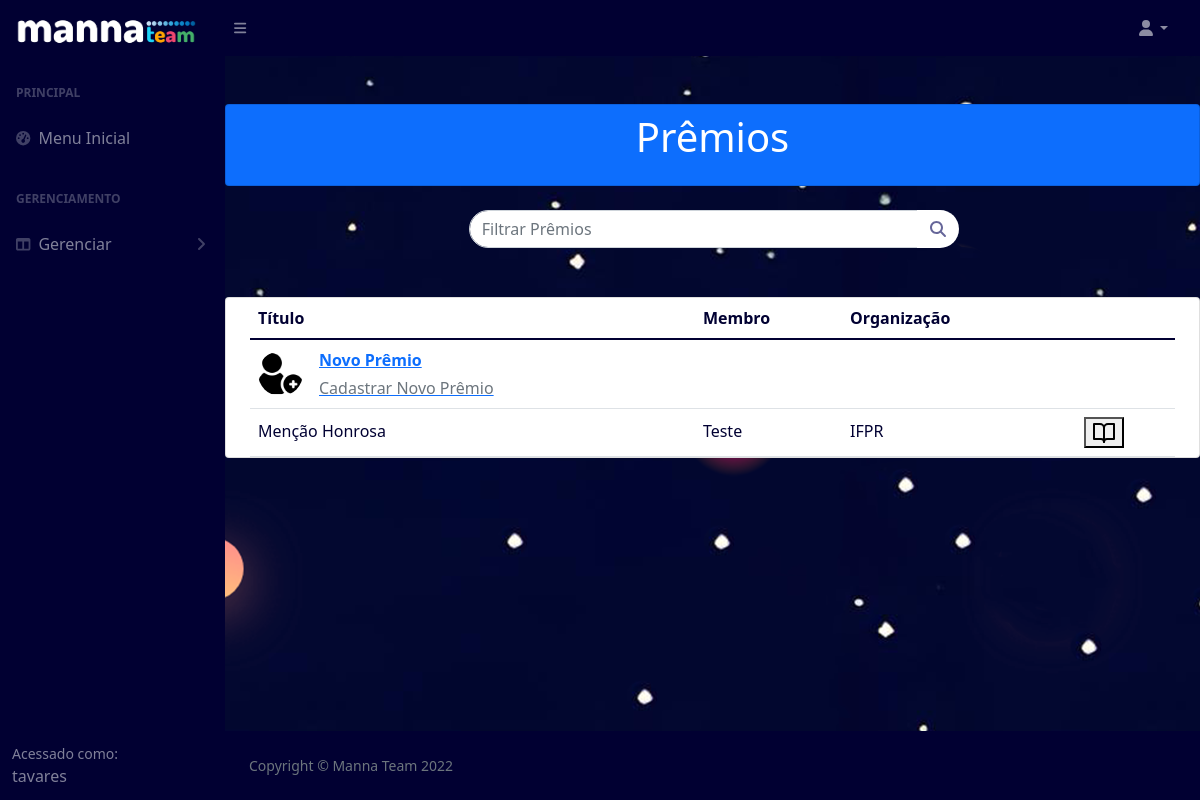
/premios (signed in), run on an earlier commit of the app's database.
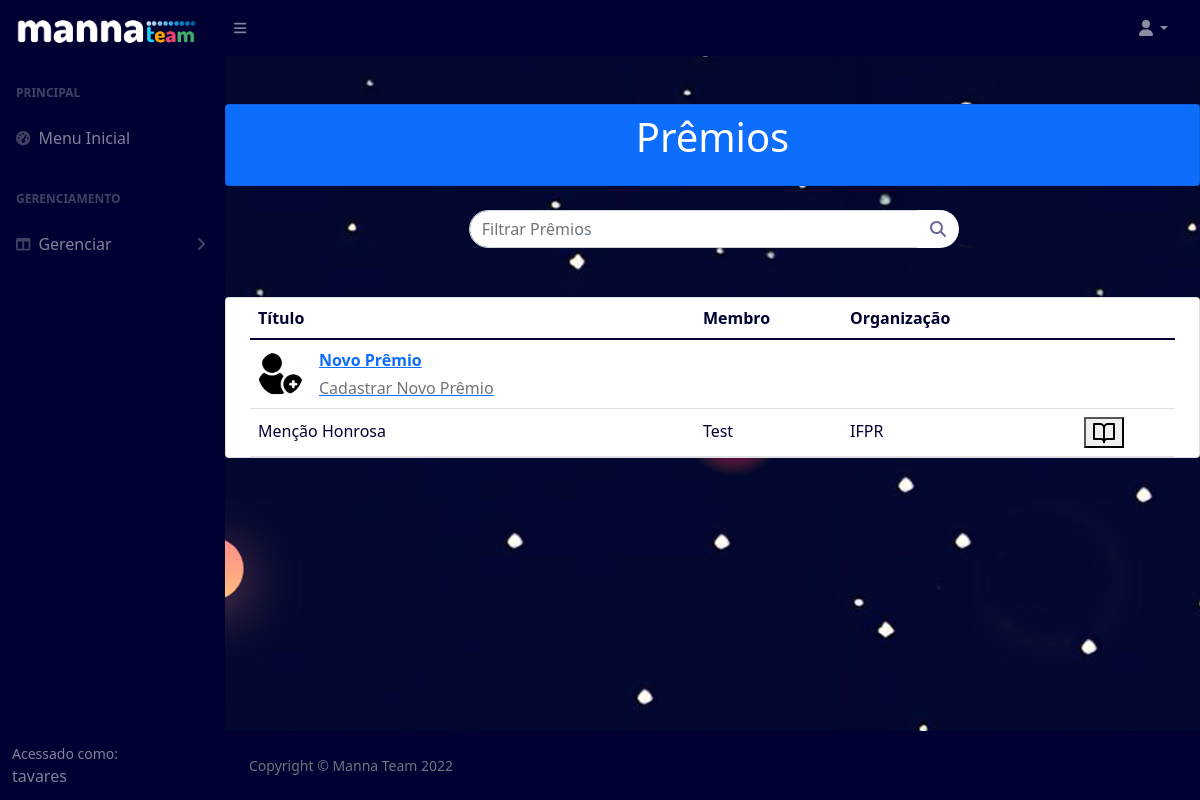
And on a later commit of the database.
### pages/models.py (models this page shows, shortened)
class Award(models.Model):
    title = models.CharField('Título', max_length=200)
    member = models.ForeignKey(Member,on_delete=models.PROTECT, verbose_name="Membro")
    atype = models.CharField('Tipo de Prêmio', max_length=100)
    organization = models.CharField('Premiador', max_length=200)
    description = models.CharField('Descrição', max_length=2000)
    pdf = models.FileField('Prêmio', upload_to='./static/uploads/award')

class Member(models.Model):
    photo = models.ImageField('Foto', upload_to='./static/uploads/photos/member')
    name = models.CharField('Nome Completo', max_length=50)
    category = models.CharField('Função',max_length=50)
    institution = models.ForeignKey('Institution', on_delete=models.PROTECT, verbose_name='Instituição')
    email = models.CharField('E-mail', max_length=50)
    fone = models.CharField('Celular(Sem pontuação)', max_length=50)
    git = models.CharField('Usuário Git', max_length=50)
    lattes = models.CharField('Lattes', max_length=50)
    link = models.CharField('Linkedin', max_length=50)
    insta = models.CharField('Instagram', max_length=50)
    twt = models.CharField('Twitter', max_length=50)
    face = models.CharField('Facebook', max_length=50)
    youtube = models.CharField('Youtube', max_length=50)
    cpf = models.CharField('CPF(Sem pontuação)', max_length=11, validators=[MinLengthValidator(11)])
    rg = models.CharField('RG(Sem pontuação)', max_length=50)
    gender = models.CharField('Gênero:', choices=GENDER_CHOICES, default="Masculino", max_length=50)
    formation = models.CharField('Formação', max_length=50)
    birthday = models.DateField('Data de Nascimento')
    address = models.CharField('Endereço', max_length=200)
    project = models.ForeignKey('Project', on_delete=models.PROTECT, verbose_name='Projeto')
    bankName = models.CharField('Nome do Banco', max_length=50)
    bankNumber = models.CharField('Número do Banco', max_length=50)
    agencyNumber = models.CharField('Número da Agência', max_length=50)
    accountNumber = models.CharField('Número da Conta', max_length=50)
    commitment = models.FileField('Termo de Compromisso', upload_to='./static/uploads/terms/commitment', blank=True)
    science = models.FileField('Termo de Ciência', upload_to='./static/uploads/terms/science', blank=True)
    jobPlan = models.FileField('Plano de Trabalho', upload_to='./static/uploads/terms/job', blank=True)
    lgpd = models.FileField('LGPD', upload_to='./static/uploads/terms/lgpd', blank=True)
    acess = models.CharField(max_length=50)
    activity = models.BooleanField(default=True)
    def __str__(self):
       return self.name

### pages/views.py (the view)
# urls.py: path('premios', AwardList.as_view(), name="premios"),
class AwardList(LoginRequiredMixin, ListView):
	login_url = reverse_lazy('login')
	model = Award
	template_name = 'pages/award-list.html'

### pages/templates/pages/award-list.html (shortened to what this page needs)
{% extends 'pages/base.html' %}
{% load static %}
{% block content %}
<section class="pricing py-5">
<div class="container">
  <div class="row">
  <div class="card mb-4 bg-primary">
  <header class="bg-primary text-center py-2 mb-2">
    <div class="container">
      <h1 class="fw-light text-white">Prêmios</h1>
    </div>
  </header>
  </div>
  <div id="content">
    <form class='form-inline' method="POST" action="{% url 'filtro-premio' %}">
      <div class="input-group">
        <input type='text' name='search' class="form-control search-form " placeholder="Filtrar Prêmios">
        <span class="input-group-btn" style="width:39px">
          <button id="search-this" type="submit" class="pull-right btn btn-default search-btn">
              <i class="fa fa-search"></i>
          </button>
        </span>
      </div>
    </form>
  </div>
  <div class="card mb-4 bg-white">
  <div class="container">
    <div class="row">
      <table id ="table" class="table align-middle mb-0 bg-white">
        <thead class="bg-white">
          <tr>
            <th>Título</th>
            <th>Membro</th>
            <th>Organização</th>
          </tr>
        </thead>
        <tbody>
          <tr>
            <td>
              <div class="d-flex align-items-center">
                <img
                    src="{% static 'img/plus.png' %}"
                    alt=""
                    style="width: 45px; height: 45px"
                    class="rounded-circle"
                    />
                <div class="ms-3">
                  <a href="{% url 'cadastro-premio' %}">
                  <p class="fw-bold mb-1">Novo Prêmio</p>
                  <p class="text-muted mb-0">Cadastrar Novo Prêmio</p></a>
                </div>
              </div>
            </td>
            <td>
            </td>
            <td>
            </td>
            <td></td>
            <td>
            </td>
          </tr>
          {% for award in object_list %}
          <tr>
            <td>
              <p class="fw-normal mb-1">{{award.title}}</p>
            </td>
            <td>
              <p class="fw-normal mb-1">{{award.member}}</p>
            </td>
            <td>
              <p class="fw-normal mb-1">{{award.organization}}</p>
            </td>
            <td>
            </td>
              <td>
                <form method="POST" action="{% url 'premio' %}">
                <button type="submit"><h6 data-feather="book-open"></h6></button>
                </form>
              </td>
          </tr>
        {% endfor %}
        </tbody>
      </table>
    </div>
  </div>
</div>
 </div>
</div>
</section>
        {% endblock %}

What changed in the data, as far as the page shows it:
changed through a linked row, Award "Menção Honrosa": member "Teste" → "Test"
